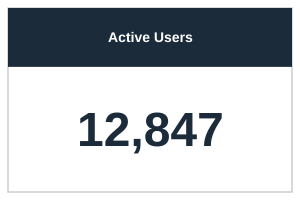

Write Python code to recreate this figure.
"""Stat card example — plotly-default theme (Plotly defaults)."""

import os
import sys
sys.path.insert(0, os.path.join(os.path.dirname(__file__), "../..", "scripts"))

import json
from chart_library import stat_card, save_png, save_svg

OUT = os.path.dirname(__file__)

_CFG = os.path.join(os.path.dirname(__file__), "stat_card.json")


def make_fig(cfg_path=_CFG):
    """Return the stat card figure (used in all.html gallery)."""
    with open(cfg_path) as f:
        cfg = json.load(f)
    return stat_card(**cfg)


if __name__ == "__main__":
    fig = make_fig()
    save_png(fig, os.path.join(OUT, "stat_card.png"))
    save_svg(fig, os.path.join(OUT, "stat_card.svg"))
    fig.write_html(os.path.join(OUT, "stat_card.html"))
    print("stat_card.png + stat_card.svg written")
